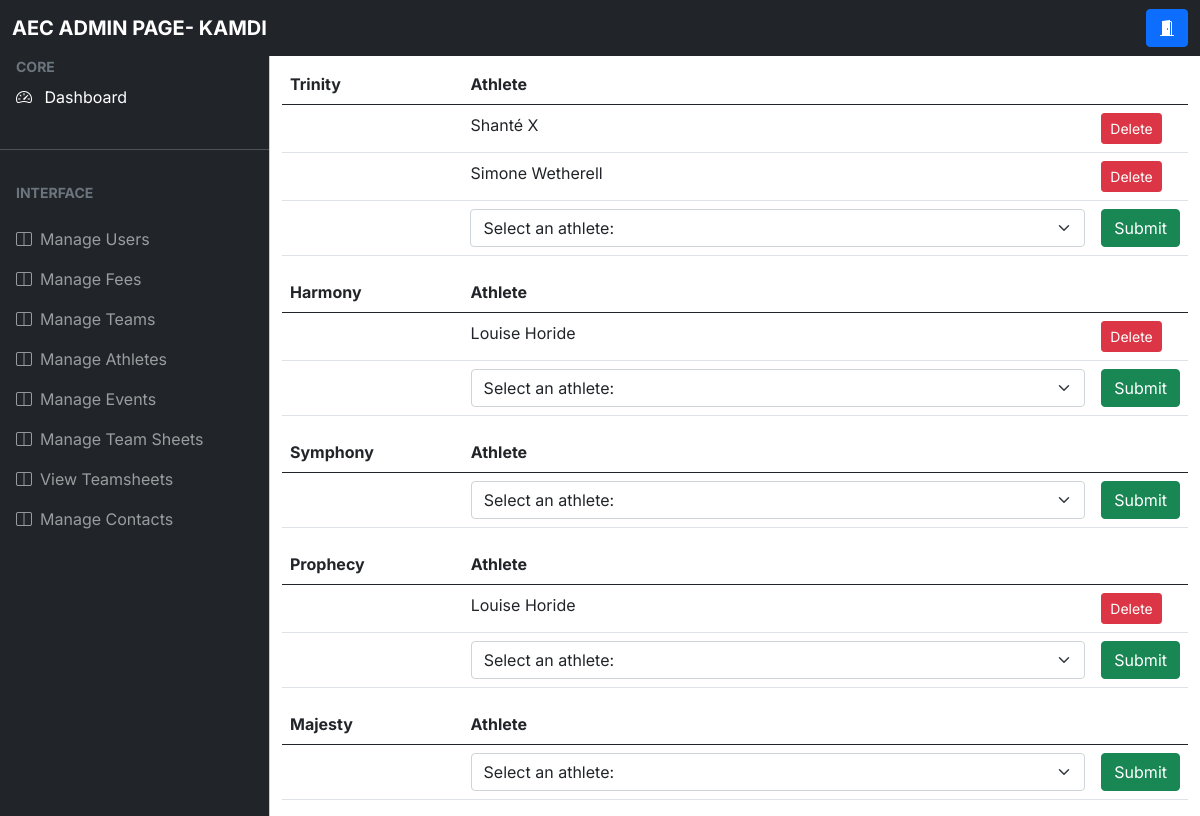
/athletes (signed in), run on the app's committed database.
### app.py (models this page shows)
class User(db.Model, UserMixin):
    id = db.Column(db.Integer, primary_key = True)
    firstName = db.Column(db.String(50),nullable = False)
    surname = db.Column(db.String(50), nullable = False)
    dob = db.Column(db.DateTime, nullable = False)
    start_date = db.Column(db.DateTime, nullable = True, default=date.today())
    email = db.Column(db.String(70), nullable = False)
    password = db.Column(db.String(255), nullable = False)
    usertype = db.Column(db.Integer, default = -1)
    verified = db.Column(db.Integer, default = 0)

class Team_Details(db.Model):
    team_id = db.Column(db.Integer, primary_key= True)
    coach_id = db.Column(db.Integer)
    team_name= db.Column(db.String(20), nullable= False)
    max_age = db.Column(db.Integer, nullable=True)

### app.py (the view)
@app.route('/athletes')#athlete, athlete/coach and coach route
@login_required
def view_athletes():
    if current_user.usertype not in [0,1,2,3] or current_user.verified != 1:
        return render_template('error.html',error="You are not authorised to view this page")
    elif  current_user.usertype == 0:
        return render_template('athletes.html')
    elif  current_user.usertype == 1:
        return render_template('athletes.html')
    elif  current_user.usertype == 2:
        return render_template('athletes.html')
    elif current_user.usertype == 3:
        team_count = db.engine.execute("SELECT COUNT(team_id) FROM team__details")
        teams = {}
        count = 1
        index = 0
        for amount in team_count:
            team_count = amount[0]
        for team in range(team_count):
            query = db.engine.execute("SELECT user.id, user.firstName, user.surname, user.dob FROM user, team__members WHERE user.id = team__members.athlete_id AND team__members.team_id = {}".format(count))
            athletes = []
            for athlete in query:
                element = [str(index) +athlete[1] + " " + athlete[2]]
                athletes += element
                index +=1
            if len(athletes) > 0:
                teams[count] = athletes
            count +=1
        team_names = []
        query = db.engine.execute("SELECT team_name FROM team__details")
        for team_name in query:
            team_names.append(team_name)
        possible_athletes = {}
        query = db.engine.execute('SELECT team_id, max_age FROM team__details')
        for team in query:
            max_age = team[1]
            eligible_athletes = []
            athletes = db.engine.execute('SELECT id, firstName, surname, dob FROM user')
            if max_age:
                for athlete in athletes:
                    athlete_date = athlete[3].rstrip("00:00:00.0000000")
                    athlete_age = eligibity_age(athlete_date)
                    if max_age >= athlete_age:
                        eligible_athletes += [str(athlete[0])+athlete[1] + " "+ athlete[2]]
            else:
                for athlete in athletes:
                    eligible_athletes += [str(athlete[0])+athlete[1] + " "+ athlete[2]]
            possible_athletes[team[0]] = eligible_athletes
        return render_template('adminathletes.html',team_count= team_count,teams=teams, team_names=team_names,possible_athletes=possible_athletes)
    else:
        return "You are not authorised to view this page"

### app.py (called while the page is built)
@login_manager.user_loader
def load_user(user_id):
    return User.query.get(user_id)

def eligibity_age(born):
    today = [2022,5,31]
    born = born.split("-")
    return int(today[0]) - int(born[0]) - (((int(today[1]), int(today[2]))) < ((int(born[1]), int(born[2]))))

### templates/adminathletes.html (shortened to what this page needs)
<!DOCTYPE html>
<html lang="en">
  <head>
    <link rel="stylesheet" href="static\css\admin\bootstrap.min.css" />
    <link
      rel="stylesheet"
      href="https://cdn.jsdelivr.net/npm/bootstrap-icons@1.4.1/font/bootstrap-icons.css"
    />
    <link rel="stylesheet" href="static\css\admin\bootstrap.min.css" />
    <link rel="stylesheet" href="static\css\admin\style.css" />
  </head>
    <nav class="navbar navbar-expand-lg navbar-dark bg-dark fixed-top">
      <div class="container-fluid">
        <a
          class="navbar-brand me-auto ms-lg-0 ms-3 text-uppercase fw-bold"
          >AEC ADMIN PAGE- {{ current_user.firstName }}</a
        >
        <div class="collapse navbar-collapse" id="topNavBar">
          <form class="d-flex ms-auto my-3 my-lg-0">
            <div class="input-group">
              <a href ="{{ url_for('logout') }}" class="btn btn-primary">
                <i class="bi bi-door-open-fill"></i>
            </a>
            </div>
          </form>
        </div>
      </div>
    </nav>
    <div
    class="offcanvas offcanvas-start sidebar-nav bg-dark"
    tabindex="-1"
    id="sidebar"
  >
    <div class="offcanvas-body p-0">
      <nav class="navbar-dark">
        <ul class="navbar-nav">
          <li>
            <div class="text-muted small fw-bold text-uppercase px-3">
              CORE
            </div>
          </li>
          <li>
            <a href="{{ url_for('admin') }}" class="nav-link px-3 active">
              <span class="me-2"><i class="bi bi-speedometer2" ></i></span>
              <span>Dashboard</span>
            </a>
          </li>
          <li class="my-4"><hr class="dropdown-divider bg-light" /></li>
          <li>
            <div class="text-muted small fw-bold text-uppercase px-3 mb-3">
              Interface
            </div>
          </li>
          <li>
            <a
              class="nav-link px-3 sidebar-link"
              href="{{ url_for('verify_users') }}"
            >
              <span class="me-2"><i class="bi bi-layout-split"></i></span>
              <span>Manage Users</span>
            </a>
            <a
            class="nav-link px-3 sidebar-link"
            href="{{ url_for('view_fees') }}"
          >
            <span class="me-2"><i class="bi bi-layout-split"></i></span>
            <span>Manage Fees</span>
          </a>
          <a
          class="nav-link px-3 sidebar-link"
          href="{{ url_for('view_teams') }}"
        >
          <span class="me-2"><i class="bi bi-layout-split"></i></span>
          <span>Manage Teams</span>
        </a>
              <a
              class="nav-link px-3 sidebar-link"
              href="{{ url_for('view_athletes') }}"
            >
              <span class="me-2"><i class="bi bi-layout-split"></i></span>
              <span>Manage Athletes</span>
            </a>
            <a
            class="nav-link px-3 sidebar-link"
            href="{{ url_for('view_events') }}"
          >
            <span class="me-2"><i class="bi bi-layout-split"></i></span>
            <span>Manage Events</span>
          </a>
          <a
          class="nav-link px-3 sidebar-link"
          href="{{ url_for('create_teamsheet') }}"
        >
          <span class="me-2"><i class="bi bi-layout-split"></i></span>
          <span>Manage Team Sheets</span>
        </a>
        <a
        class="nav-link px-3 sidebar-link"
        href="{{ url_for('view_teamsheet') }}"
      >
        <span class="me-2"><i class="bi bi-layout-split"></i></span>
        <span>View Teamsheets</span>
      </a>
      <a
      class="nav-link px-3 sidebar-link"
      href="{{ url_for('view_contacts') }}"
    >
      <span class="me-2"><i class="bi bi-layout-split"></i></span>
      <span>Manage Contacts</span>
    </a>
          </li>
        </ul>
      </nav>
    </div>
  </div>
    <main class="mt-5 pt-3">
      <div class="container-fluid">
        {% for table in range(team_count) %}
        <form method = 'POST' action="{{ url_for('create_athletes')}} ">
        <table class="table" width="100%">
          <thead>
            <tr>
              <th scope="col" width="20%">{{team_names[table][0]}}</th>
              <th scope="col" width= "70%">Athlete</th>
              <th scope= "col"></th>
            </tr>
          </thead>
          <tbody>
            {% for athlete in teams[table+1]%}
            <tr>
              <th scope= "row"></th>
              <td>{{athlete.lstrip('0123456789.-')}}</td>
              <td><a type="Submit" class="btn btn-danger btn-sm" href= "{{url_for('delete_athletes', teammemberid=athlete)}}">Delete</a></td>
            </tr>
            {% endfor %}
            <tr>
              <td>
              </td>
              <td>
                <select class="form-select" aria-label="Default select example" name="athlete", id= "athlete">
                  <option selected>Select an athlete: </option>
                </select>
              </td>
              <td><input class="btn btn-success" type="submit" value="Submit"></td>
              </tr>
            </tbody>
          </form>
        {% endfor %}
      </div>
    </main>
  </body>
</html>

### static/css/admin/style.css (style rules this page uses)
:root { --offcanvas-width: 270px; --topNavbarHeight: 56px; }
.sidebar-nav { width: var(--offcanvas-width); }
.sidebar-link { display: flex; align-items: center; }
@media (min-width: 992px) { main { margin-left: var(--offcanvas-width); } }
@media (min-width: 992px) { .sidebar-nav { -webkit-transform: none; transform: none; visibility: visible !important; height: calc(100% - var(--topNavbarHeight)); top: var(--topNavbarHeight); } }

### data on the page
User: firstName "KAMDI"
Team_Details: team_name "Trinity"
Team_Details: team_name "Harmony"
Team_Details: team_name "Symphony"
Team_Details: team_name "Prophecy"
Team_Details: team_name "Majesty"

### other printed values
{{ athlete.lstrip('0123456789.-') }} "Shanté X" "Simone Wetherell" "Louise Horide" "Louise Horide"
